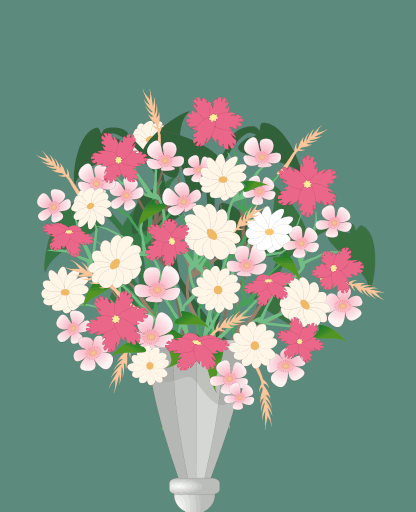
#> input picture 14-31-36-345_512.png, 416 x 512 px, found by its file name
$ python imagen.py
#> lines starting #> are read from the running program, lines starting #| are printed output that depends on the picture
from PIL import Image

def remove_background(image_path, output_path):
    # Abre la imagen
    image = Image.open(image_path)
#> image is the input picture: PIL image 416x512 P; mean R, G, B, A 128.7, 151, 139.4, 255

    # Convierte la imagen a RGBA (por si acaso no tiene canal alfa)
    image = image.convert("RGBA")

    # Obtiene los datos de la imagen
    data = image.getdata()

    # Define el color de fondo (en este caso el verde con RGB (92, 139, 126))
    background_color = (92, 139, 126, 255)  # Color a eliminar

    new_data = []
    for item in data:
        # Si el píxel coincide con el color del fondo, lo hace transparente
        if item == background_color:
            new_data.append((255, 255, 255, 0))  # Píxel transparente
        else:
            new_data.append(item)
#> after the loop, new_data = 212992 items

    # Aplica los nuevos datos a la imagen
    image.putdata(new_data)
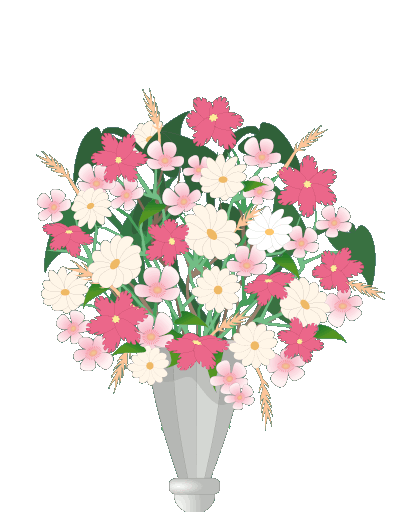
#> image: PIL image 416x512 RGBA; mean R, G, B, A 234.2, 226.1, 222.9, 89.9; transparent parts drawn white

    # Guarda la imagen con fondo transparente
    image.save(output_path, "PNG")
    print(f"Imagen guardada sin fondo en: {output_path}")

# Usa la función
input_image_path = "C:/Users/PC/OneDrive/Escritorio/tulipan/14-31-36-345_512.png"  # Cambia esta ruta por la de tu imagen
output_image_path = "C:/Users/PC/OneDrive/Escritorio/tulipan/imagen_sin_fondo.png"  # Cambia esta ruta para guardar la imagen
remove_background(input_image_path, output_image_path)
